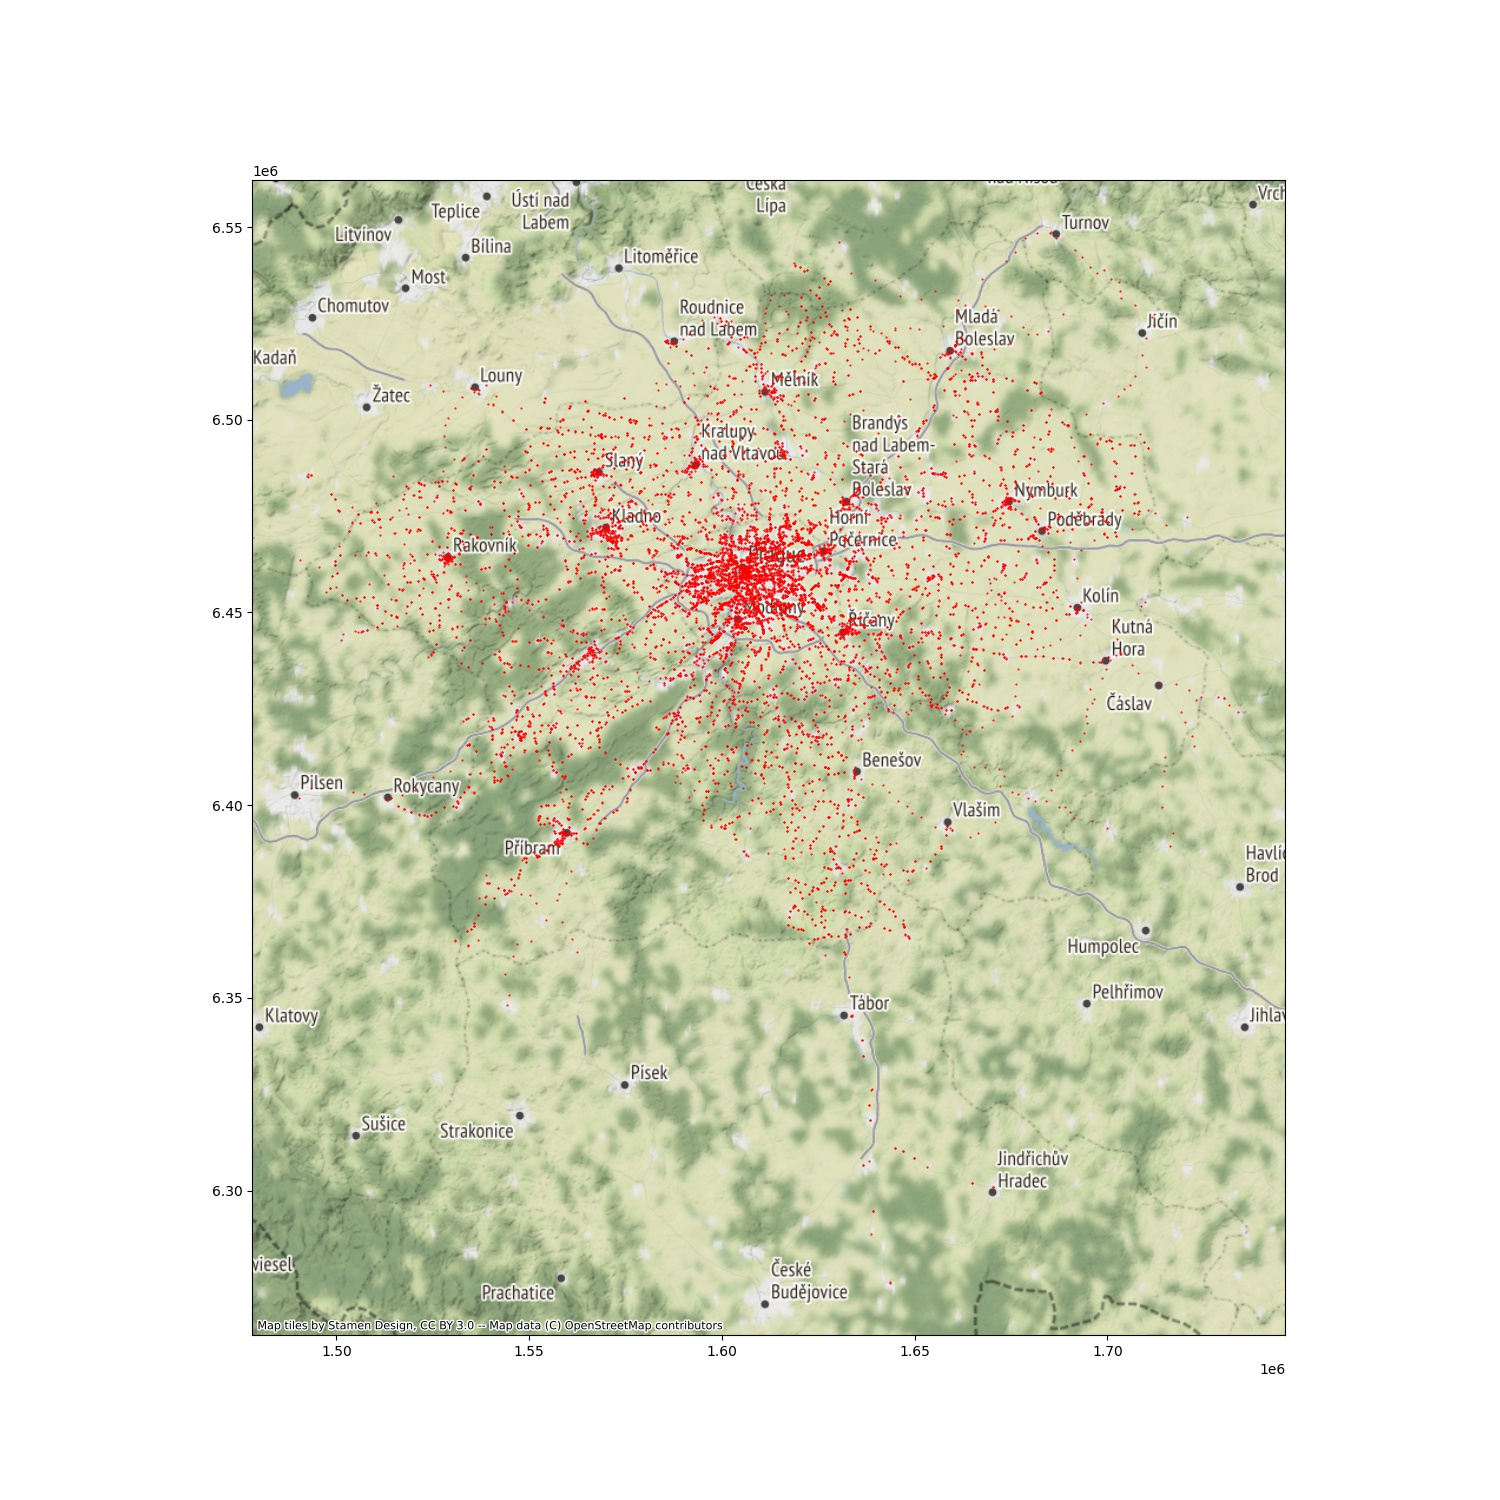

Python code for this plot:
import geopandas
import matplotlib.pyplot as plt
import contextily as ctx
import pandas as pd

data = pd.read_csv("PID_GTFS/stops.txt")
data = data.iloc[:,2:4]

gdf = geopandas.GeoDataFrame(data, geometry=geopandas.points_from_xy(data.stop_lon, data.stop_lat))

gdf = gdf.set_crs(epsg=4326)
#print(gdf.crs)
gdf = gdf.to_crs(epsg=3857)
#print(gdf.crs)

ax = gdf.plot(figsize=(15,15), marker=".", color="red", markersize=1)
ctx.add_basemap(ax) #source=ctx.providers.OpenStreetMap.Mapnik
plt.savefig("vizualizace_zastavek3.jpg")
